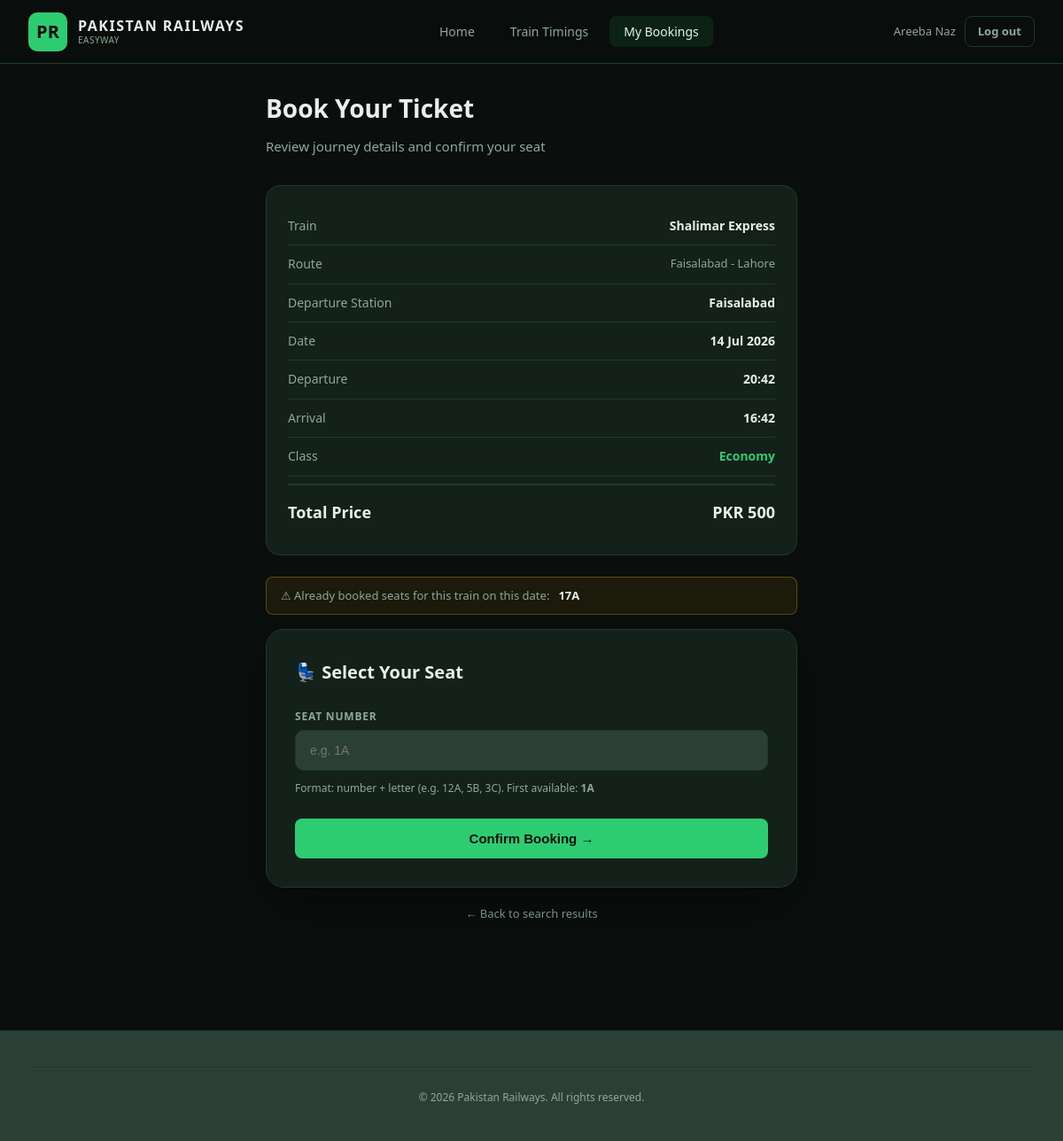
The app's page /book.php?schedule_id=59 (signed in) with its own data.
### tables this page shows
CREATE TABLE `schedule` (
  `Schedule_ID` int(11) NOT NULL,
  `Train_ID` int(11) NOT NULL,
  `Station_ID` int(11) NOT NULL,
  `Arrival_Time` time NOT NULL,
  `Departure_Time` time NOT NULL,
  `Date` date NOT NULL
);

CREATE TABLE `train` (
  `Train_ID` int(11) NOT NULL,
  `Train_Name` varchar(100) NOT NULL,
  `Route` varchar(100) NOT NULL,
  `TotalSeats` int(11) NOT NULL,
  `Status` varchar(50) NOT NULL
);

CREATE TABLE `station` (
  `Station_ID` int(11) NOT NULL,
  `Station_Name` varchar(100) NOT NULL,
  `City` varchar(100) NOT NULL
);

### book.php (the view, shortened to what this page needs)
<?php
require_once 'config.php';
 $schedule_id  = intval($_GET['schedule_id'] ?? 0);
 $travel_class = $_GET['class'] ?? 'Economy';
 $price        = floatval($_GET['price'] ?? 500);
 $schedule = null;
if ($schedule_id) {
    $stmt = $pdo->prepare("
        SELECT s.*, t.Train_Name, t.Route, t.TotalSeats, t.Train_ID,
               st.Station_Name
        FROM schedule s
        JOIN train   t  ON s.Train_ID   = t.Train_ID
        JOIN station st ON s.Station_ID = st.Station_ID
        WHERE s.Schedule_ID = ?
    ");
    $stmt->execute([$schedule_id]);
    $schedule = $stmt->fetch();
}
 $booked_seats = [];
 $stmt = $pdo->prepare("
    SELECT Seat_No FROM ticket
    WHERE Train_ID = ? AND Date = ? AND Status = 'Booked'
");
 $stmt->execute([$schedule['Train_ID'], $schedule['Date']]);
foreach ($stmt->fetchAll() as $row) {
    $booked_seats[] = $row['Seat_No'];
}
 $suggested_seat = '';
for ($n = 1; $n <= 40; $n++) {
    foreach (['A','B','C','D'] as $l) {
        $s = $n . $l;
        if (!in_array($s, $booked_seats)) {
            $suggested_seat = $s;
            break 2;
        }
    }
}
?>
<!DOCTYPE html>
<html lang="en">
<head>
    <link rel="stylesheet" href="style.css">
</head>
<body>
<header class="header">
    <div class="header-inner">
        <a href="index.php" class="logo" style="text-decoration:none">
            <div class="logo-icon">PR</div>
            <div class="logo-text">
                <span class="main">PAKISTAN RAILWAYS</span>
                <span class="sub">EASYWAY</span>
            </div>
        </a>
        <ul class="nav-links">
            <li><a href="index.php">Home</a></li>
            <li><a href="timings.php">Train Timings</a></li>
            <li><a href="dashboard.php" class="active">My Bookings</a></li>
        </ul>
        <div class="nav-auth">
            <span style="font-size:13px;color:var(--fg-secondary)"><?php echo htmlspecialchars($_SESSION['passenger_name']); ?></span>
            <a href="logout.php" class="btn btn-outline btn-sm">Log out</a>
        </div>
    </div>
</header>
<div class="main-content">
    <div class="payment-container">
        <div class="section-header">
            <h2>Book Your Ticket</h2>
            <p>Review journey details and confirm your seat</p>
        </div>
        <div class="payment-summary">
            <div class="summary-row">
                <span>Train</span>
                <span style="color:var(--fg);font-weight:600"><?php echo htmlspecialchars($schedule['Train_Name']); ?></span>
            </div>
            <div class="summary-row">
                <span>Route</span>
                <span style="color:var(--fg-secondary);font-size:13px"><?php echo htmlspecialchars($schedule['Route']); ?></span>
            </div>
            <div class="summary-row">
                <span>Departure Station</span>
                <span style="color:var(--fg);font-weight:600"><?php echo htmlspecialchars($schedule['Station_Name']); ?></span>
            </div>
            <div class="summary-row">
                <span>Date</span>
                <span style="color:var(--fg);font-weight:600"><?php echo date('d M Y', strtotime($schedule['Date'])); ?></span>
            </div>
            <div class="summary-row">
                <span>Departure</span>
                <span style="color:var(--fg);font-weight:600"><?php echo date('H:i', strtotime($schedule['Departure_Time'])); ?></span>
            </div>
            <div class="summary-row">
                <span>Arrival</span>
                <span style="color:var(--fg);font-weight:600"><?php echo date('H:i', strtotime($schedule['Arrival_Time'])); ?></span>
            </div>
            <div class="summary-row">
                <span>Class</span>
                <span style="color:var(--accent);font-weight:600"><?php echo htmlspecialchars($travel_class); ?></span>
            </div>
            <div class="summary-row total">
                <span>Total Price</span>
                <span>PKR <?php echo number_format($price); ?></span>
            </div>
        </div>
        <?php if (!empty($booked_seats)): ?>
        <div class="alert" style="background:rgba(255,180,0,0.08);border:1px solid rgba(255,180,0,0.3);border-radius:8px;padding:10px 16px;font-size:13px;margin-bottom:16px;color:var(--fg-secondary)">
            &#9888; Already booked seats for this train on this date:
            <strong style="color:var(--fg)"><?php echo implode(', ', $booked_seats); ?></strong>
        </div>
        <?php endif; ?>
        <div class="search-card">
            <h2>&#128186; Select Your Seat</h2>
            <form method="POST" class="auth-form">
                <div class="form-group">
                    <label>Seat Number</label>
                    <input type="text" name="seat_number" class="form-control"
                           placeholder="e.g. <?php echo $suggested_seat ?: '12A'; ?>"
                           value="<?php echo htmlspecialchars($_POST['seat_number'] ?? ''); ?>"
                           maxlength="3" required>
                    <span style="font-size:12px;color:var(--fg-secondary);margin-top:4px;display:block">
                        Format: number + letter (e.g. 12A, 5B, 3C).
                        <?php if ($suggested_seat): ?>
                            First available: <strong><?php echo $suggested_seat; ?></strong>
                        <?php endif; ?>
                    </span>
                </div>
                <button type="submit" class="btn btn-primary btn-lg" style="width:100%;justify-content:center">
                    Confirm Booking &rarr;
                </button>
            </form>
        </div>
        <div style="text-align:center;margin-top:16px">
            <a href="javascript:history.back()" style="font-size:13px;color:var(--fg-secondary)">&#8592; Back to search results</a>
        </div>
    </div>
</div>
<footer class="footer">
    <div class="footer-bottom" style="margin-top:0">
        &copy; <?php echo date('Y'); ?> Pakistan Railways. All rights reserved.
    </div>
</footer>
</body>
</html>

### records on screen
schedule: Train_ID.Train_Name "Shalimar Express", Train_ID.Route "Faisalabad - Lahore", Station_ID.Station_Name "Faisalabad", Date "14 Jul 2026", Departure_Time "20:42", Arrival_Time "16:42"

### other values on screen
$_SESSION['passenger_name'] "Areeba Naz"
$travel_class "Economy"
$price "500"
implode(', ', $booked_seats) "17A"
$suggested_seat "1A"
